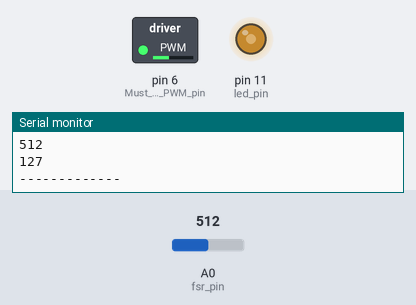
A sketch run on a simulated Arduino Uno, built with avr-gcc and run on an emulated ATmega328P. On the bench: switched loads named in the sketch (green lamp = pin HIGH), output pins drawn as LEDs (lit = HIGH), the last lines printed to the serial monitor. The inputs (shaded band) are chosen by the test bench; at power-on: A0 (fsr_pin) = 512.

Above: at 1.9 s.
2.0 s: A0 (fsr_pin) set to 716
At 2.5 s:
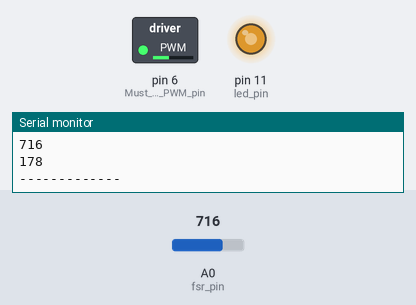
3.7 s: A0 (fsr_pin) set to 900
At 5.4 s:
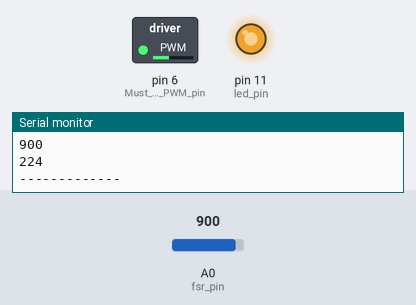
5.9 s: A0 (fsr_pin) set to 122
At 7.1 s:
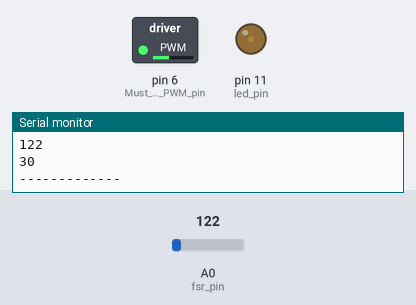
8.1 s: A0 (fsr_pin) set to 57
At 10.0 s:
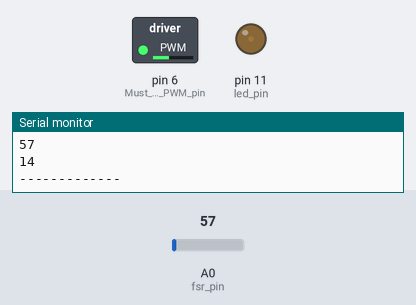
10.3 s: A0 (fsr_pin) set to 47
At 11.8 s:
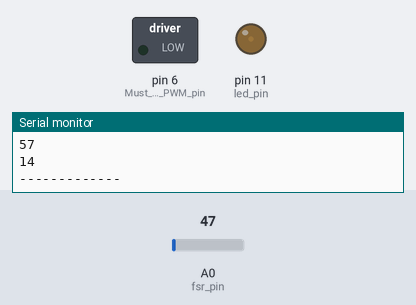
12.5 s: A0 (fsr_pin) set to 306
At 13.9 s:
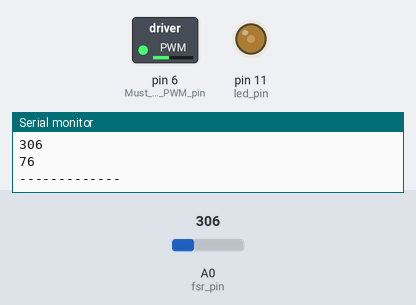
Timing chart, 0 to 15.1 s (numbered marks = the images above; inputs shaded):
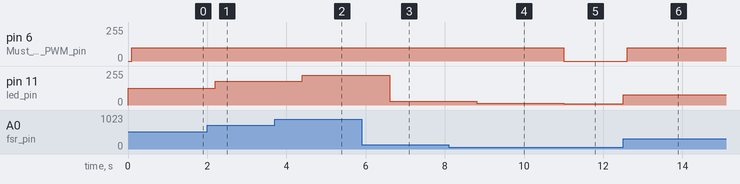

Measured:
- the behaviour switches between 51 and 50 on A0 (fsr_pin) (found by bisection; images 4 and 5)
- after the input at 2.0 s, pin 11 (led_pin): 127/255 → 178/255 after 0.20 s
- after the input at 3.7 s, pin 11 (led_pin): 178/255 → 224/255 after 0.70 s
- after the input at 5.9 s, pin 11 (led_pin): 224/255 → 30/255 after 0.70 s
- after the input at 8.1 s, pin 11 (led_pin): 30/255 → 14/255 after 0.71 s
- after the input at 10.3 s, pin 6 (Must_be_a_PWM_pin): 100/255 → 0/255 after 0.71 s; pin 11 (led_pin): 14/255 → 11/255 after 0.71 s
- after the input at 12.5 s, pin 6 (Must_be_a_PWM_pin): 0/255 → 100/255 after 0.10 s; pin 11 (led_pin): 11/255 → 76/255 at once

The sketch:

EOG_to_fsr_button_control_led_motor_ver1.ino
```cpp
#define led_pin 11
#define fsr_pin A0

void setup()
{
  Serial.begin(115200);
  pinMode(led_pin, OUTPUT);
  pinMode( 6 , OUTPUT);  // Must be a PWM pin
}

void loop()
{
  int fsr_value = analogRead(fsr_pin); // 讀取FSR
  int led_value = map(fsr_value, 0, 1023, 0, 255); // 從0~1023映射到0~255
  analogWrite(led_pin, led_value); // 改變LED亮度
if(fsr_value>50){
  Serial.println(fsr_value);
  Serial.println(led_value);
  Serial.println("-------------");
  delay(100);
  analogWrite( 6 ,100  );  // 60% duty cycle
  delay(1000);              // play for 0.5s
               }
else{
  analogWrite( 6 , 0 );    // 0% duty cycle (off)
  delay(1);

    }
}
```
